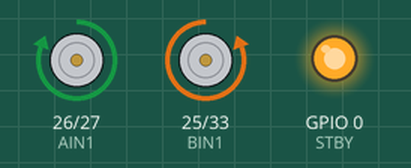
This sketch was run on a simulated ESP32. On the bench: motor-driver pin pairs drawn as motors (green arrow = first pin HIGH = forward, orange = second pin HIGH = backward, longer = more drive, scaled by the enable pin, stopped while the standby pin is LOW), output pins drawn as LEDs (lit = HIGH). At 3.1 s the program stops and its outputs stay as they are.

Above: at 0.1 s.
At 0.68 s:
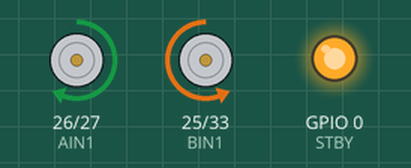
At 1.4 s:
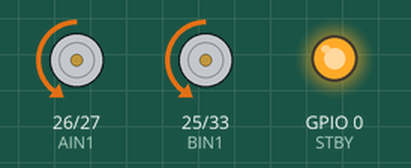
At 3.2 s:
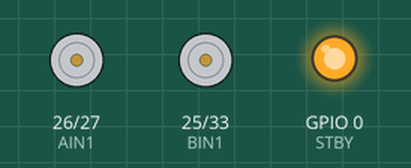
Timing chart, 0 to 4.6 s (numbered marks = the images above):
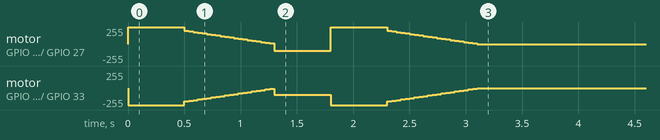

The sketch:

moter.ino
```cpp
const int STBY = 0;     // モータードライバの制御の準備
const int AIN1 = 26;     // 1つ目のDCモーターの制御
const int AIN2 = 27;     // 1つ目のDCモーターの制御
const int BIN1 = 25;     // 2つ目のDCモーターの制御
const int BIN2 = 33;     // 2つ目のDCモーターの制御
const int PWMA = 4;     // 1つ目のDCモーターの回転速度
const int PWMB = 32;    // 2つ目のDCモーターの回転速度
int morter = 0;

void setup() {
  pinMode(STBY, OUTPUT);
  pinMode(AIN1, OUTPUT);
  pinMode(AIN2, OUTPUT);
  pinMode(BIN1, OUTPUT);
  pinMode(BIN2, OUTPUT);
  pinMode(PWMA, OUTPUT);
  pinMode(PWMB, OUTPUT);
  digitalWrite(STBY, HIGH);
}

void loop() {
  Forward(255, 255);
  delay(500);
  Turn(0, 100, 100);
  delay(500);
  Forward(255, 255);
  delay(500);
  Stop();
  while(1) {
  }
}

// 前進
void Forward(int i, int j) {
  morter = 1;
  analogWrite(PWMA, i);
  analogWrite(PWMB, j);
  digitalWrite(AIN1, HIGH);
  digitalWrite(AIN2, LOW);
  digitalWrite(BIN1, LOW);
  digitalWrite(BIN2, HIGH);
}

// 回転（0:右回転. 1:左回転）
void Turn(int a, int i, int j) {
  if(morter == 1) {
    Gensoku();
  }
  morter = 2;
  if(a == 0) {
    analogWrite(PWMA, i);
    analogWrite(PWMB, j);
    digitalWrite(AIN1, LOW);
    digitalWrite(AIN2, HIGH);
    digitalWrite(BIN1, LOW);
    digitalWrite(BIN2, HIGH);
  }

  if(a == 1) {
  analogWrite(PWMA, i);
  analogWrite(PWMB, j);
  digitalWrite(AIN1, HIGH);
  digitalWrite(AIN2, LOW);
  digitalWrite(BIN1, HIGH);
  digitalWrite(BIN2, LOW);
  }
}

// 後退
void Back(int i, int j) {
  analogWrite(PWMA, i);
  analogWrite(PWMB, j);
  digitalWrite(AIN1, LOW);
  digitalWrite(AIN2, HIGH);
  digitalWrite(BIN1, HIGH);
  digitalWrite(BIN2, LOW);
}

// 減速
void Gensoku() {
  for(int i = 200; i > 0; i -= 10) {
    Forward(i, i);
    delay(40);
  }
}

// 停止
void Stop() {
  if(morter == 1) {
    Gensoku();
  }
  morter = 0;
  digitalWrite(AIN1, LOW);
  digitalWrite(AIN2, LOW);
  digitalWrite(BIN1, LOW);
  digitalWrite(BIN2, LOW);
}
```

Measured:
- by itself, motor on GPIO 26 (AIN1) / GPIO 27 (AIN2): ramps from forward 255/255 to backward 100/255 and jumps back, once every 1.8 s
